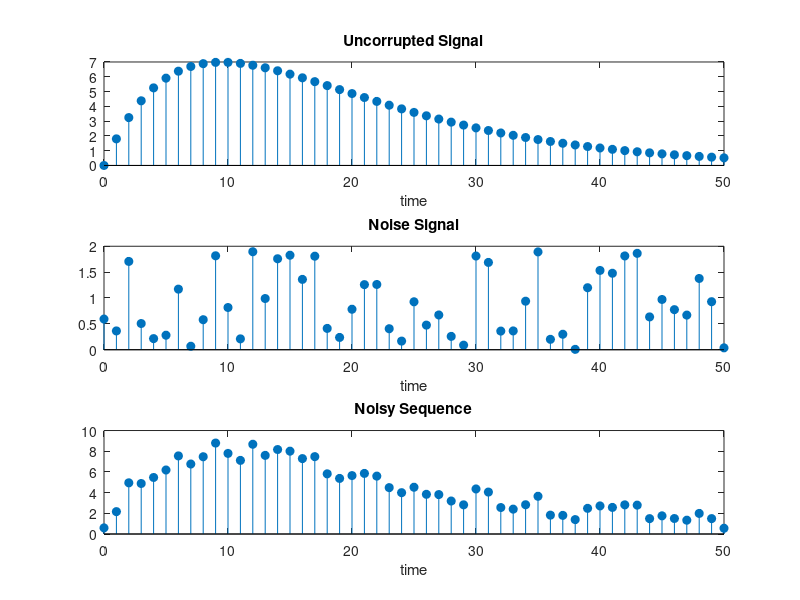

Source code (MATLAB):
clc; %clearing console

m = 0:1:50;
y = 2.*m.*(0.9.^m);
noise = 2*rand(1, length(m));
x = y + noise;

subplot(311), stem(m, y, "filled");
title("Uncorrupted Signal");
xlabel("time");

subplot(312), stem(m, noise, "filled");
title("Noise Signal");
xlabel("time");

subplot(313), stem(m, x, "filled");
title("Noisy Sequence");
xlabel("time");

